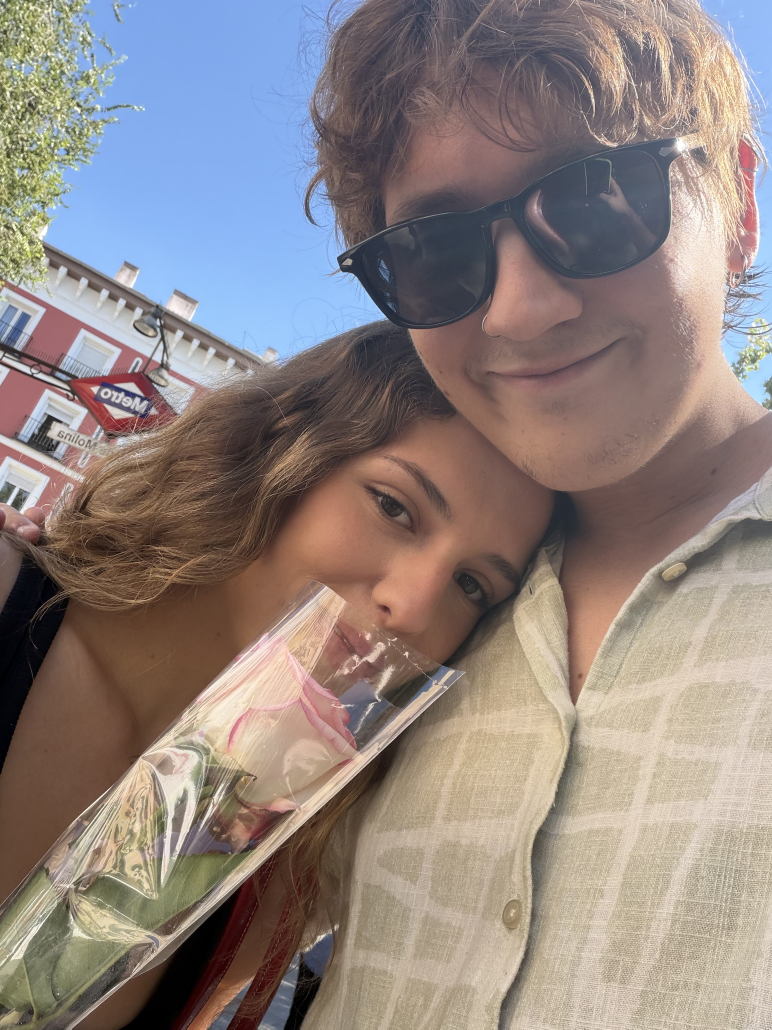
//> input picture bloque_1/clase_2/practicas/data/fotocarmen.jpg, 2316 x 3088 px (shown at 1/3 size)
$ ./cartoon   (built with g++ and OpenCV 4)
//> lines starting //> are read from the running program, lines starting //| are printed output that depends on the picture; after the words box and inside, x2 and y2 are one past the last pixel; in counts of white or black regions, pixels touching at a corner belong together
//> further down, img is the input picture: 3088 rows x 2316 cols, CV_8UC3; mean B, G, R 128.6, 132, 143.3
#include <iostream>
#include <opencv2/core.hpp>
#include <opencv2/highgui.hpp>
#include <opencv2/imgcodecs.hpp>
#include <opencv2/imgproc.hpp>
#include <opencv2/photo.hpp>
#include <string>
#include <utility>
#include <vector>

const std::string IMAGE = "../data/fotocarmen.jpg";

/**
 * Convierte img en una imagen con estilo cómic/dibujo animado.
 *
 * @param img  imagen de entrada, en color (BGR)
 * @return la imagen con el efecto, en BGR (CV_8UC3) y del mismo tamaño que img
 */
cv::Mat cartoonize(const cv::Mat &img)
{
    // -------------------------------------------------------------
    // 1. Detección y engrosado de bordes tipo tinta negra
    // -------------------------------------------------------------
    cv::Mat gray, blurredGray, edges;
    cv::cvtColor(img, gray, cv::COLOR_BGR2GRAY);
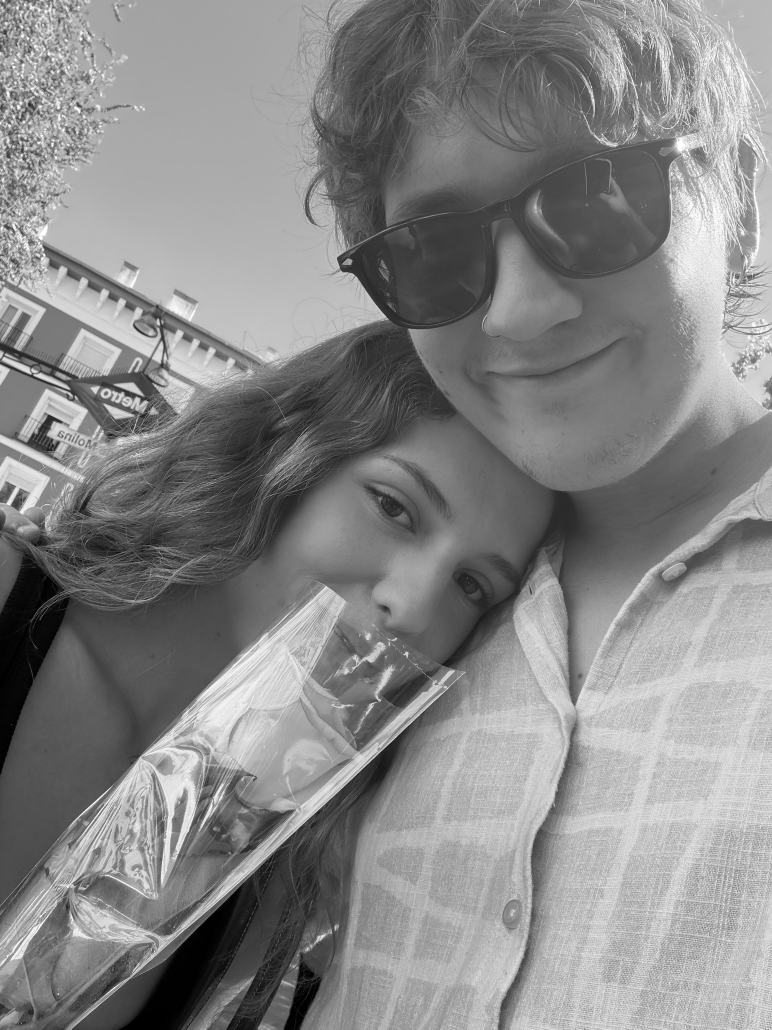
//> gray: 3088 rows x 2316 cols, CV_8UC1 (shown at 1/3 size); min 0, max 255, mean 135

    // Filtro de mediana para eliminar ruido fino y dejar solo contornos claros
    cv::medianBlur(gray, blurredGray, 7);

    // Umbralizado adaptativo para generar líneas negras sobre fondo blanco
    cv::adaptiveThreshold(blurredGray, edges, 255,
                          cv::ADAPTIVE_THRESH_MEAN_C,
                          cv::THRESH_BINARY, 9, 2);
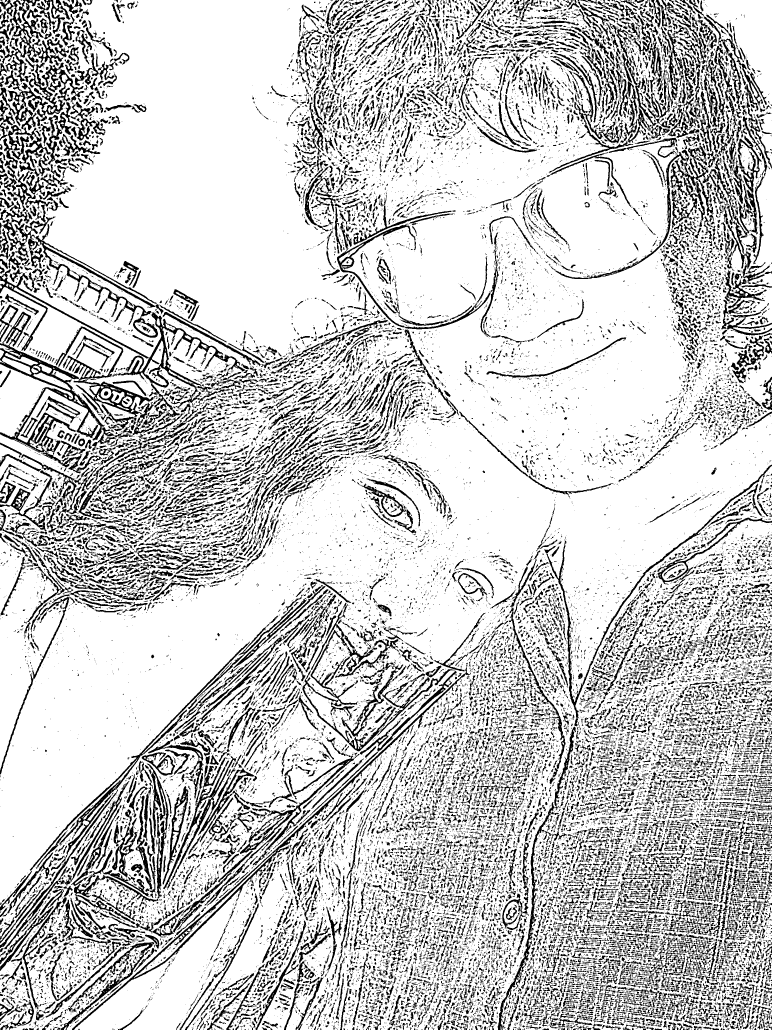
//> edges: 3088 rows x 2316 cols, CV_8UC1 (shown at 1/3 size); 79% white; 38634 black regions (28455 under 20 px), largest, box (x1, y1, x2, y2) and area: (0, 808, 734, 1358) 43825, (9, 187, 253, 530) 19787, (8, 497, 491, 1013) 19288

    // -------------------------------------------------------------
    // 2. Simplificación de color (texturas planas)
    // -------------------------------------------------------------
    cv::Mat colorSmoothed = img.clone();

    // Varias pasadas de filtro bilateral eliminan el ruido/textura
    // manteniendo las fronteras de color intactas
    for (int i = 0; i < 4; ++i)
    {
        cv::Mat temp;
        cv::bilateralFilter(colorSmoothed, temp, 9, 75, 75);
        colorSmoothed = temp;
    }

    // -------------------------------------------------------------
    // 3. Fusión de bordes negros con el color simplificado
    // -------------------------------------------------------------
    // Convertir la máscara de bordes (1 canal) a 3 canales BGR
    cv::Mat edgesBgr;
    cv::cvtColor(edges, edgesBgr, cv::COLOR_GRAY2BGR);

    // Donde 'edges' sea 0 (borde) quedará negro; donde sea 255 se mantendrá el color
    cv::Mat result;
    cv::bitwise_and(colorSmoothed, edgesBgr, result);
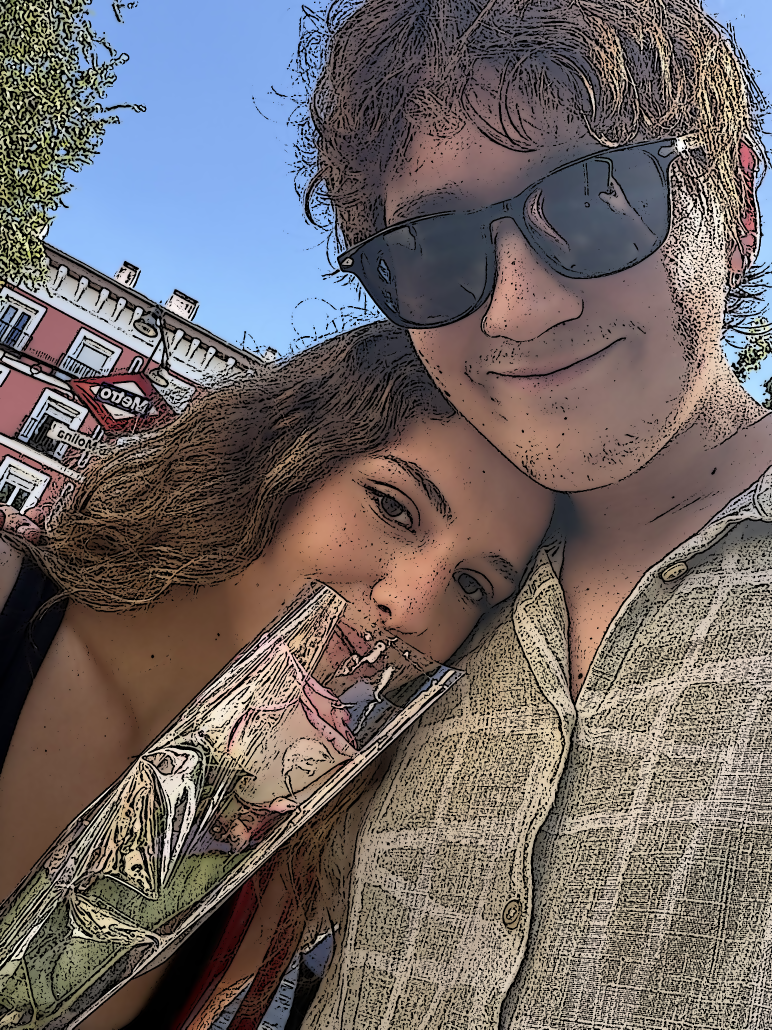
//> result: 3088 rows x 2316 cols, CV_8UC3 (shown at 1/3 size); mean B, G, R 102.7, 103.7, 112

    return result;
}

/**
 * Los efectos que ya trae OpenCV en el módulo photo, para compararlos con el propio.
 *
 * @param img  imagen de entrada, en color (BGR)
 * @return lista de pares {nombre de ventana, imagen} con cada efecto
 */
std::vector<std::pair<std::string, cv::Mat>> photoEffects(const cv::Mat &img)
{
    cv::Mat stylized, preserved, sketchGray, sketchColor, detailed;
    cv::stylization(img, stylized, 60, 0.45f);
    cv::edgePreservingFilter(img, preserved, cv::RECURS_FILTER, 60, 0.4f);
    cv::pencilSketch(img, sketchGray, sketchColor, 60, 0.07f, 0.02f);
    cv::detailEnhance(img, detailed, 10, 0.15f);

    return {
        {"stylization", stylized},
        {"edgePreservingFilter", preserved},
        {"pencilSketch (gray)", sketchGray},
        {"pencilSketch (colour)", sketchColor},
        {"detailEnhance", detailed},
    };
}

int main()
{
    // Cargar la imagen en color
    cv::Mat img = cv::imread(IMAGE);
    if (img.empty())
    {
        std::cerr << "Error: could not read the image" << std::endl;
        return 1;
    }

    // 1. Procesar con tu filtro personalizado
    cv::Mat cartoon = cartoonize(img);

    // Redimensionar para pantalla completa / visualización cómoda
    cv::Mat cartoonPreview;
    cv::resize(cartoon, cartoonPreview, cv::Size(540, 960), 0.5, 0.5, cv::INTER_AREA);
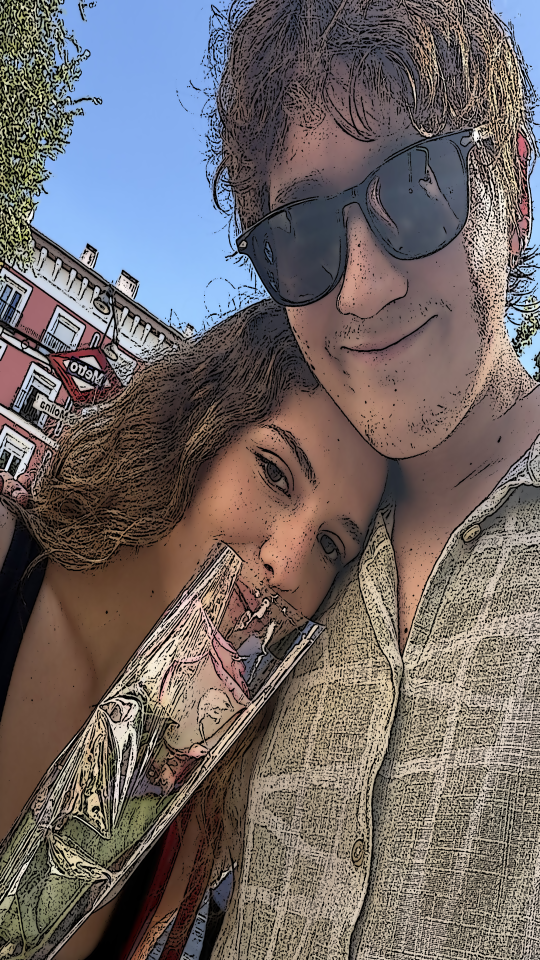
//> cartoonPreview: 960 rows x 540 cols, CV_8UC3; mean B, G, R 102.7, 103.7, 112
    cv::imshow("cartoon (propio)", cartoonPreview);

    // [7 lines of commented-out code are left out]

    cv::waitKey(0);
    cv::destroyAllWindows();

    return 0;
}
